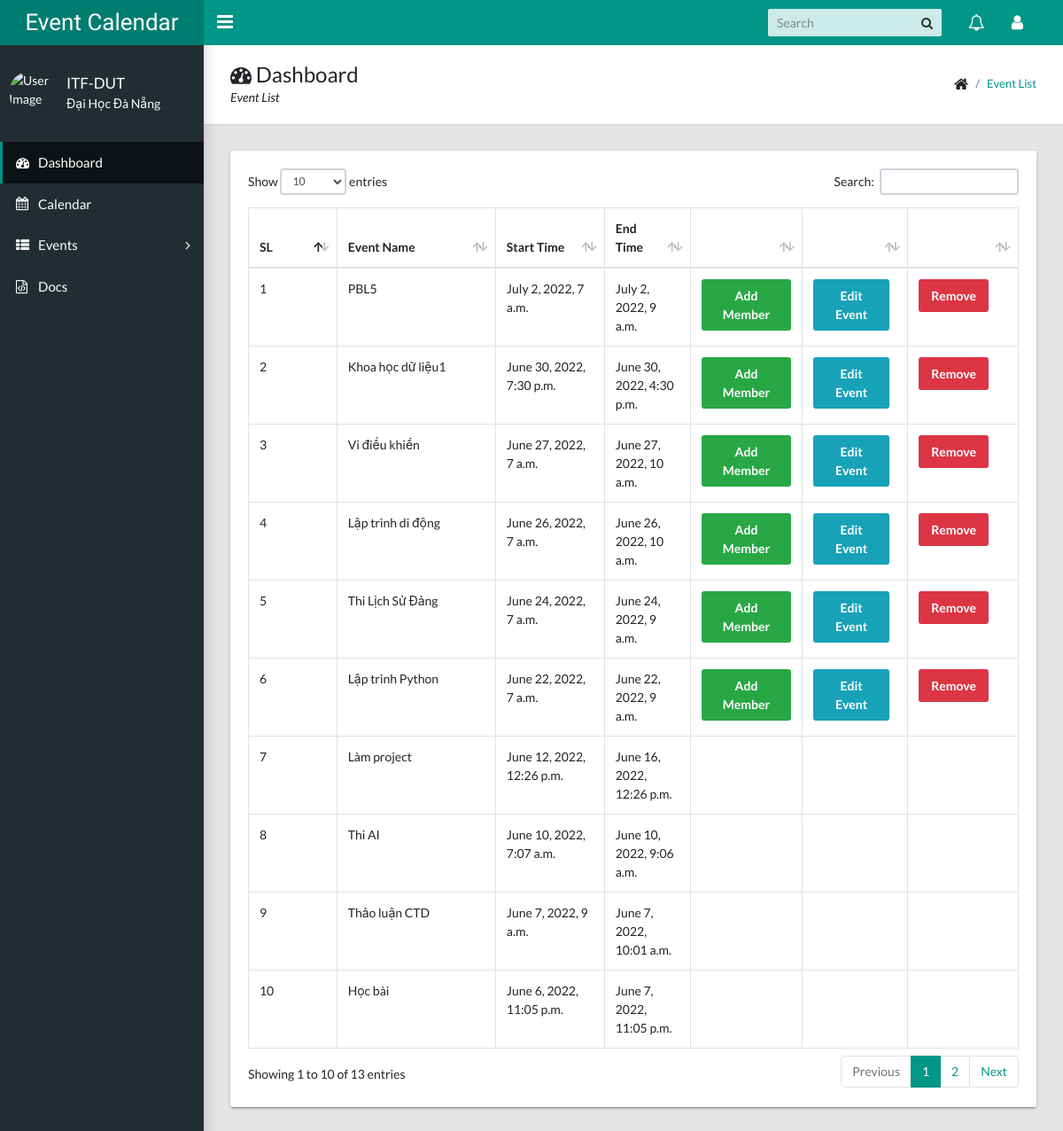
Screenshot of /all-event-list/ (signed in) with the database file from the repository.
### calendarapp/models/event.py (models this page shows, shortened)
class Event(EventAbstract):
    user = models.ForeignKey(User, on_delete=models.CASCADE, related_name="events")
    title = models.CharField(max_length=200, unique=True)
    description = models.TextField()
    start_time = models.DateTimeField()
    end_time = models.DateTimeField()
    objects = EventManager()

### calendarapp/views/event_list.py (the view)
# urls.py: path("all-event-list/", views.AllEventsListView.as_view(), name="all_events"),
class AllEventsListView(ListView):
    template_name = "calendarapp/events_list.html"
    model = Event
    def get_queryset(self):
        return Event.objects.get_all_events(user=self.request.user)

### calendarapp/models/event.py (called while the page is built)
    def get_all_events(self, user):
        events = Event.objects.filter(user=user, is_active=True, is_deleted=False).order_by("start_time").reverse()
        for item in events:
            if item.end_time.date() < datetime.now().date():
                item.is_active = False
        return events

### templates/calendarapp/events_list.html (shortened to what this page needs)
{% extends 'base/base.html' %}
{% load static %}
{% block breadcrumb %}
    <div>
        <h1><i class="fa fa-dashboard"></i> Dashboard</h1>
        <p>Event List</p>
    </div>
    <ul class="app-breadcrumb breadcrumb">
        <li class="breadcrumb-item"><i class="fa fa-home fa-lg"></i></li>
        <li class="breadcrumb-item"><a href="#">Event List</a></li>
    </ul>
{% endblock breadcrumb %}
{% block content %}
<div class="row">
    <div class="col-md-12">
        <div class="tile">
            <div class="tile-body">
                <div class="table-responsive">
                    <div id="sampleTable_wrapper" class="dataTables_wrapper container-fluid dt-bootstrap4 no-footer">
                        <div class="row">
                            <div class="col-sm-12">
                                <table class="table table-hover table-bordered dataTable no-footer" id="sampleTable" role="grid" aria-describedby="sampleTable_info">
                                    <thead>
                                        <tr role="row">
                                            <th class="sorting_asc" tabindex="0" aria-controls="sampleTable" rowspan="1" colspan="1" aria-sort="ascending" aria-label="Name: activate to sort column descending" style="width: 151.641px;">SL</th>
                                            <th class="sorting" tabindex="0" aria-controls="sampleTable" rowspan="1" colspan="1" aria-label="Position: activate to sort column ascending" style="width: 367.312px;">Event Name</th>
                                            <th class="sorting" tabindex="0" aria-controls="sampleTable" rowspan="1" colspan="1" aria-label="Office: activate to sort column ascending" style="width: 189.281px;">Start Time</th>
                                            <th class="sorting" tabindex="0" aria-controls="sampleTable" rowspan="1" colspan="1" aria-label="Age: activate to sort column ascending" style="width: 102.141px;">End Time</th>
                                            <th tabindex="0" aria-controls="sampleTable" rowspan="1" colspan="1" aria-label="Age: activate to sort column ascending" style="width: 122.141px;"></th>
                                            <th tabindex="0" aria-controls="sampleTable" rowspan="1" colspan="1" aria-label="Age: activate to sort column ascending" style="width: 122.141px;"></th>
                                            <th tabindex="0" aria-controls="sampleTable" rowspan="1" colspan="1" aria-label="Age: activate to sort column ascending" style="width: 122.141px;"></th>
                                        </tr>
                                    </thead>
                                    <tbody>
                                        {% for event in object_list %}
                                            <tr role="row" class="odd">
                                                <td class="sorting_1">{{ forloop.counter }}</td>
                                                <td>{{ event.title }}</td>
                                                <td>{{ event.start_time }}</td>
                                                <td>{{ event.end_time }}</td>
                                                {% if event.is_active == 1 %}
                                                    <td><a class="btn btn-success right" href="{% url 'calendarapp:add_eventmember' event.id %}"> Add Member </a></td>
                                                    <td><a class="btn btn-info right mr-2" href="{% url 'calendarapp:event_edit' event.id %}"> Edit Event </a></td>
                                                    <td><a class="btn btn-danger" href="{% url 'calendarapp:remove_event' event.id %}"> Remove </a></td>
                                                {% else %}
                                                    <td></td>
                                                    <td></td>
                                                    <td></td>
                                                {% endif %}
                                            </tr>
                                        {% endfor %}
                                    </tbody>
                                </table>
                            </div>
                        </div>
                    </div>
                </div>
            </div>
        </div>
    </div>
</div>
{% endblock content %}

### rows the page displays
Event: title "PBL5", start_time "July 2, 2022, 7 a.m.", end_time "July 2, 2022, 9 a.m.", is_active "Add Member"
Event: title "Khoa học dữ liệu1", start_time "June 30, 2022, 7:30 p.m.", end_time "June 30, 2022, 4:30 p.m.", is_active "Add Member"
Event: title "Vi điều khiển", start_time "June 27, 2022, 7 a.m.", end_time "June 27, 2022, 10 a.m.", is_active "Add Member"
Event: title "Lập trình di động", start_time "June 26, 2022, 7 a.m.", end_time "June 26, 2022, 10 a.m.", is_active "Add Member"
Event: title "Thi Lịch Sử Đảng", start_time "June 24, 2022, 7 a.m.", end_time "June 24, 2022, 9 a.m.", is_active "Add Member"
Event: title "Lập trình Python", start_time "June 22, 2022, 7 a.m.", end_time "June 22, 2022, 9 a.m.", is_active "Add Member"
Event: title "Làm project", start_time "June 12, 2022, 12:26 p.m.", end_time "June 16, 2022, 12:26 p.m.", is_active True (drawn)
Event: title "Thi AI", start_time "June 10, 2022, 7:07 a.m.", end_time "June 10, 2022, 9:06 a.m.", is_active True (drawn)
Event: title "Thảo luận CTD", start_time "June 7, 2022, 9 a.m.", end_time "June 7, 2022, 10:01 a.m.", is_active True (drawn)
Event: title "Học bài", start_time "June 6, 2022, 11:05 p.m.", end_time "June 7, 2022, 11:05 p.m.", is_active True (drawn)
